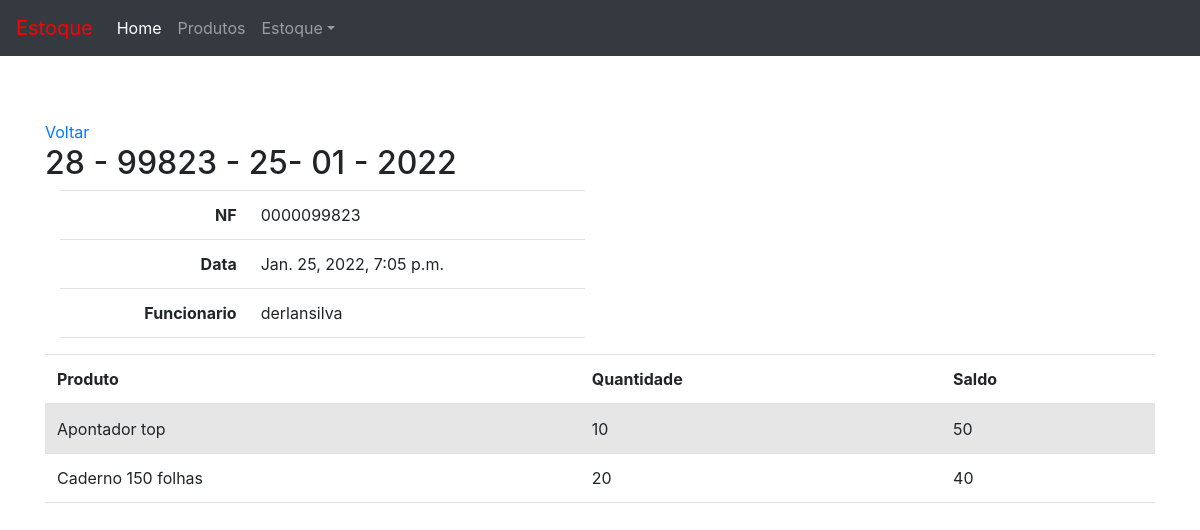
Page /estoque/28/ on the committed database.
### estoque/models.py (models this page shows, shortened)
class Estoque(TimeStampedModel):
    funcionario = models.ForeignKey(User , on_delete=models.CASCADE)
    nf = models.PositiveBigIntegerField('nota fiscal' , null = True , blank= True)
    movimento = models.CharField(max_length=1 , choices=MOVEMENT)
    class Meta:
        ordering  =('-created',)
    def __str__(self):
        return f'{self.pk} - {self.nf} - {self.created.strftime("%d- %m - %Y")}'
    def nf_formated(self):
        return str(self.nf).zfill(10)

class EstoqueItens(models.Model):
    estoque =models.ForeignKey( Estoque , on_delete= models.CASCADE , related_name= 'estoques')
    produto = models.ForeignKey(Product ,  on_delete=models.CASCADE)
    quantidade= models.PositiveBigIntegerField()
    saldo= models.PositiveSmallIntegerField()
    class Meta:
        ordering = ('pk' ,)

### core/models.py (models this page shows)
class TimeStampedModel(models.Model):
    created = models.DateTimeField(
        'created at ...',
        auto_now_add= True,
        auto_now= False
    )
    modified = models.DateTimeField(
        'modified at' ,
        auto_now_add=  False,
        auto_now=True
    )

### product/models.py (models this page shows, shortened)
class Product(models.Model):
    imported = models.BooleanField(default= True)
    ncm = models.CharField('NCM', max_length= 8)
    product = models.CharField(max_length=100 , unique=True)
    price = models.DecimalField('price' , max_digits=7 , decimal_places=2)
    inventory = models.IntegerField('current_inventory')
    minimum_inventory = models.IntegerField('minimum_inventory' ,default= 0)
    class Meta:
        ordering = ('product' , )
    def __str__(self) :
        return self.product

### estoque/views.py (the view)
# urls.py: path('<int:pk>/' ,v.entrada_detail , name= 'estoque_entrada_detail'),
def entrada_detail(request , pk):
    template_name = 'estoque_entrada_detail.html'
    obj = Estoque.objects.get(pk = pk)
    context = {'object' : obj}
    return render(request , template_name , context )

### estoque/templates/estoque_entrada_detail.html
{% extends 'base.html' %}
{% block content %}
<a href="{% url 'estoque:entrada_list' %}">Voltar</a>
<h2>{{ object }}</h2>
    <div class="col-sm-6">
        <table class="table table-user-information">
            <tbody>
                <tr>
                    <th class="text-right">NF</th>
                    <td>{{ object.nf_formated }}</td>
                </tr>
                <tr>
                    <th class="text-right">Data</th>
                    <td>{{ object.created }}</td>
                </tr>
                <tr>
                    <th class="text-right">Funcionario</th>
                    <td>{{ object.funcionario }}</td>
                </tr>
            </tbody>
        </table>
    </div>
    <table class="table table-striped">
        <thead>
          <tr>
            <th>Produto</th>
            <th>Quantidade</th>
            <th>Saldo</th>
          </tr>
        </thead>
        <tbody>
          {% for obj in object.estoques.all %}
            <tr>
              <td>{{ obj.produto }}</td>
              <td>{{ obj.quantidade }}</td>
              <td>{{ obj.saldo }}</td>
            </tr>
          {% endfor %}
        </tbody>
      </table>
{% endblock content %}

### core/static/styles/style.css (style rules this page uses)
body { margin-top: 120px; }

### rows in the picture
Estoque: timestampedmodel_ptr_id+nf "28 - 99823 - 25- 01 - 2022", nf_formated "0000099823", funcionario "derlansilva"
TimeStampedModel: created "Jan. 25, 2022, 7:05 p.m."
EstoqueItens: produto "Apontador top", quantidade "10", saldo "50"
EstoqueItens: produto "Caderno 150 folhas", quantidade "20", saldo "40"
